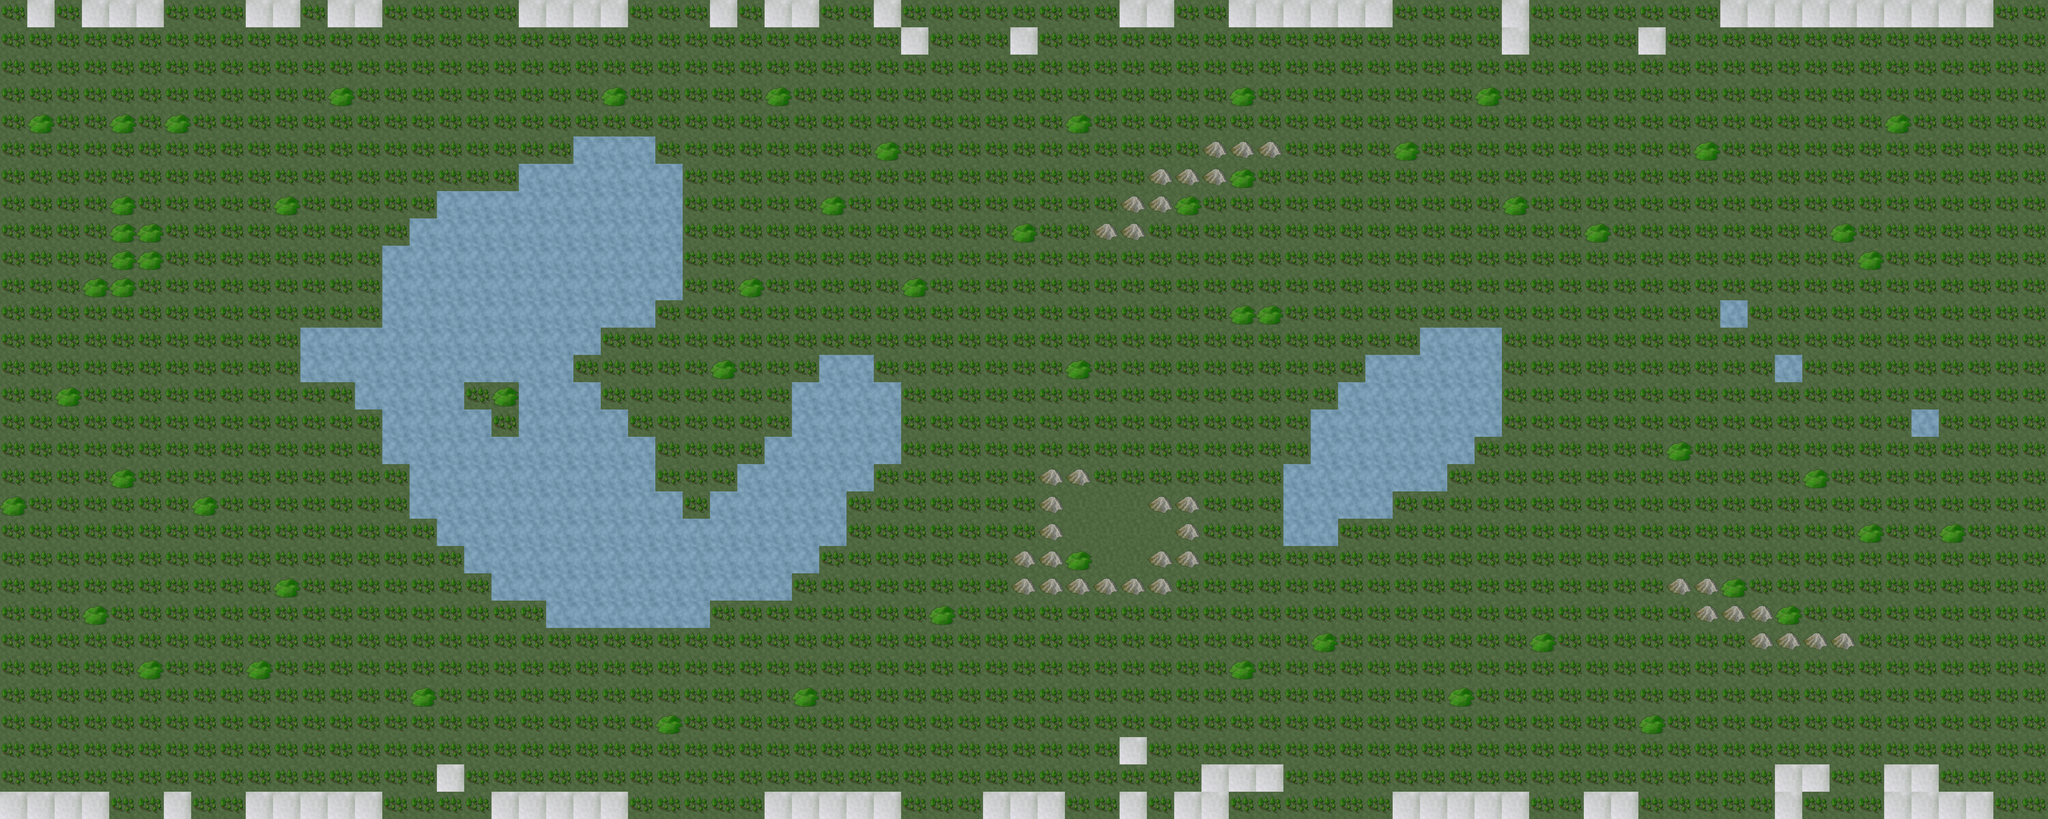

The image is a tile-based game level rendered from a .tmx file. Its description and complete source (layers, tilesets, objects, tile grids) follow:
An orthogonal 75x30 tile map with 64x64 px tiles, 1 tile layer (Tile Layer 1).

<map version="1.0" orientation="orthogonal" width="75" height="30" tilewidth="64" tileheight="64">
 <tileset firstgid="1" source="Conquests Tiles.tsx" />
 <layer name="Tile Layer 1" width="75" height="30">
  <data encoding="csv">
3,7,3,7,7,7,3,3,3,7,7,3,7,7,3,3,3,3,3,7,7,7,7,3,3,3,7,3,7,7,3,3,7,3,3,3,3,3,3,3,3,7,7,3,3,7,7,7,7,7,7,3,3,3,3,7,3,3,3,3,3,3,3,7,7,7,7,7,7,7,7,7,7,3,3,
3,3,3,3,3,3,3,3,3,3,3,3,3,3,3,3,3,3,3,3,3,3,3,3,3,3,3,3,3,3,3,3,3,7,3,3,3,7,3,3,3,3,3,3,3,3,3,3,3,3,3,3,3,3,3,7,3,3,3,3,7,3,3,3,3,3,3,3,3,3,3,3,3,3,3,
3,3,3,3,3,3,3,3,3,3,3,3,3,3,3,3,3,3,3,3,3,3,3,3,3,3,3,3,3,3,3,3,3,3,3,3,3,3,3,3,3,3,3,3,3,3,3,3,3,3,3,3,3,3,3,3,3,3,3,3,3,3,3,3,3,3,3,3,3,3,3,3,3,3,3,
3,3,3,3,3,3,3,3,3,3,3,3,4,3,3,3,3,3,3,3,3,3,4,3,3,3,3,3,4,3,3,3,3,3,3,3,3,3,3,3,3,3,3,3,3,4,3,3,3,3,3,3,3,3,4,3,3,3,3,3,3,3,3,3,3,3,3,3,3,3,3,3,3,3,3,
3,4,3,3,4,3,4,3,3,3,3,3,3,3,3,3,3,3,3,3,3,3,3,3,3,3,3,3,3,3,3,3,3,3,3,3,3,3,3,4,3,3,3,3,3,3,3,3,3,3,3,3,3,3,3,3,3,3,3,3,3,3,3,3,3,3,3,3,3,4,3,3,3,3,3,
3,3,3,3,3,3,3,3,3,3,3,3,3,3,3,3,3,3,3,3,3,1,1,1,3,3,3,3,3,3,3,3,4,3,3,3,3,3,3,3,3,3,3,3,5,5,5,3,3,3,3,4,3,3,3,3,3,3,3,3,3,3,4,3,3,3,3,3,3,3,3,3,3,3,3,
3,3,3,3,3,3,3,3,3,3,3,3,3,3,3,3,3,3,3,1,1,1,1,1,1,3,3,3,3,3,3,3,3,3,3,3,3,3,3,3,3,3,5,5,5,4,3,3,3,3,3,3,3,3,3,3,3,3,3,3,3,3,3,3,3,3,3,3,3,3,3,3,3,3,3,
3,3,3,3,4,3,3,3,3,3,4,3,3,3,3,3,1,1,1,1,1,1,1,1,1,3,3,3,3,3,4,3,3,3,3,3,3,3,3,3,3,5,5,4,3,3,3,3,3,3,3,3,3,3,3,4,3,3,3,3,3,3,3,3,3,3,3,3,3,3,3,3,3,3,3,
3,3,3,3,4,4,3,3,3,3,3,3,3,3,3,1,1,1,1,1,1,1,1,1,1,3,3,3,3,3,3,3,3,3,3,3,3,4,3,3,5,5,3,3,3,3,3,3,3,3,3,3,3,3,3,3,3,3,4,3,3,3,3,3,3,3,3,4,3,3,3,3,3,3,3,
3,3,3,3,4,4,3,3,3,3,3,3,3,3,1,1,1,1,1,1,1,1,1,1,1,3,3,3,3,3,3,3,3,3,3,3,3,3,3,3,3,3,3,3,3,3,3,3,3,3,3,3,3,3,3,3,3,3,3,3,3,3,3,3,3,3,3,3,4,3,3,3,3,3,3,
3,3,3,4,4,3,3,3,3,3,3,3,3,3,1,1,1,1,1,1,1,1,1,1,1,3,3,4,3,3,3,3,3,4,3,3,3,3,3,3,3,3,3,3,3,3,3,3,3,3,3,3,3,3,3,3,3,3,3,3,3,3,3,3,3,3,3,3,3,3,3,3,3,3,3,
3,3,3,3,3,3,3,3,3,3,3,3,3,3,1,1,1,1,1,1,1,1,1,1,3,3,3,3,3,3,3,3,3,3,3,3,3,3,3,3,3,3,3,3,3,4,4,3,3,3,3,3,3,3,3,3,3,3,3,3,3,3,3,1,3,3,3,3,3,3,3,3,3,3,3,
3,3,3,3,3,3,3,3,3,3,3,1,1,1,1,1,1,1,1,1,1,1,3,3,3,3,3,3,3,3,3,3,3,3,3,3,3,3,3,3,3,3,3,3,3,3,3,3,3,3,3,3,1,1,1,3,3,3,3,3,3,3,3,3,3,3,3,3,3,3,3,3,3,3,3,
3,3,3,3,3,3,3,3,3,3,3,1,1,1,1,1,1,1,1,1,1,3,3,3,3,3,4,3,3,3,1,1,3,3,3,3,3,3,3,4,3,3,3,3,3,3,3,3,3,3,1,1,1,1,1,3,3,3,3,3,3,3,3,3,3,1,3,3,3,3,3,3,3,3,3,
3,3,4,3,3,3,3,3,3,3,3,3,3,1,1,1,1,3,4,1,1,1,3,3,3,3,3,3,3,1,1,1,1,3,3,3,3,3,3,3,3,3,3,3,3,3,3,3,3,1,1,1,1,1,1,3,3,3,3,3,3,3,3,3,3,3,3,3,3,3,3,3,3,3,3,
3,3,3,3,3,3,3,3,3,3,3,3,3,3,1,1,1,1,3,1,1,1,1,3,3,3,3,3,3,1,1,1,1,3,3,3,3,3,3,3,3,3,3,3,3,3,3,3,1,1,1,1,1,1,1,3,3,3,3,3,3,3,3,3,3,3,3,3,3,3,1,3,3,3,3,
3,3,3,3,3,3,3,3,3,3,3,3,3,3,1,1,1,1,1,1,1,1,1,1,3,3,3,3,1,1,1,1,1,3,3,3,3,3,3,3,3,3,3,3,3,3,3,3,1,1,1,1,1,1,3,3,3,3,3,3,3,4,3,3,3,3,3,3,3,3,3,3,3,3,3,
3,3,3,3,4,3,3,3,3,3,3,3,3,3,3,1,1,1,1,1,1,1,1,1,3,3,3,1,1,1,1,1,3,3,3,3,3,3,5,5,3,3,3,3,3,3,3,1,1,1,1,1,1,3,3,3,3,3,3,3,3,3,3,3,3,3,4,3,3,3,3,3,3,3,3,
4,3,3,3,3,3,3,4,3,3,3,3,3,3,3,1,1,1,1,1,1,1,1,1,1,3,1,1,1,1,1,3,3,3,3,3,3,3,5,2,2,2,5,5,3,3,3,1,1,1,1,3,3,3,3,3,3,3,3,3,3,3,3,3,3,3,3,3,3,3,3,3,3,3,3,
3,3,3,3,3,3,3,3,3,3,3,3,3,3,3,3,1,1,1,1,1,1,1,1,1,1,1,1,1,1,1,3,3,3,3,3,3,3,5,2,2,2,2,5,3,3,3,1,1,3,3,3,3,3,3,3,3,3,3,3,3,3,3,3,3,3,3,3,4,3,3,4,3,3,3,
3,3,3,3,3,3,3,3,3,3,3,3,3,3,3,3,3,1,1,1,1,1,1,1,1,1,1,1,1,1,3,3,3,3,3,3,3,5,5,4,2,2,5,5,3,3,3,3,3,3,3,3,3,3,3,3,3,3,3,3,3,3,3,3,3,3,3,3,3,3,3,3,3,3,3,
3,3,3,3,3,3,3,3,3,3,4,3,3,3,3,3,3,3,1,1,1,1,1,1,1,1,1,1,1,3,3,3,3,3,3,3,3,5,5,5,5,5,5,3,3,3,3,3,3,3,3,3,3,3,3,3,3,3,3,3,3,5,5,4,3,3,3,3,3,3,3,3,3,3,3,
3,3,3,4,3,3,3,3,3,3,3,3,3,3,3,3,3,3,3,3,1,1,1,1,1,1,3,3,3,3,3,3,3,3,4,3,3,3,3,3,3,3,3,3,3,3,3,3,3,3,3,3,3,3,3,3,3,3,3,3,3,3,5,5,5,4,3,3,3,3,3,3,3,3,3,
3,3,3,3,3,3,3,3,3,3,3,3,3,3,3,3,3,3,3,3,3,3,3,3,3,3,3,3,3,3,3,3,3,3,3,3,3,3,3,3,3,3,3,3,3,3,3,3,4,3,3,3,3,3,3,3,4,3,3,3,3,3,3,3,5,5,5,5,3,3,3,3,3,3,3,
3,3,3,3,3,4,3,3,3,4,3,3,3,3,3,3,3,3,3,3,3,3,3,3,3,3,3,3,3,3,3,3,3,3,3,3,3,3,3,3,3,3,3,3,3,4,3,3,3,3,3,3,3,3,3,3,3,3,3,3,3,3,3,3,3,3,3,3,3,3,3,3,3,3,3,
3,3,3,3,3,3,3,3,3,3,3,3,3,3,3,4,3,3,3,3,3,3,3,3,3,3,3,3,3,4,3,3,3,3,3,3,3,3,3,3,3,3,3,3,3,3,3,3,3,3,3,3,3,4,3,3,3,3,3,3,3,3,3,3,3,3,3,3,3,3,3,3,3,3,3,
3,3,3,3,3,3,3,3,3,3,3,3,3,3,3,3,3,3,3,3,3,3,3,3,4,3,3,3,3,3,3,3,3,3,3,3,3,3,3,3,3,3,3,3,3,3,3,3,3,3,3,3,3,3,3,3,3,3,3,3,4,3,3,3,3,3,3,3,3,3,3,3,3,3,3,
3,3,3,3,3,3,3,3,3,3,3,3,3,3,3,3,3,3,3,3,3,3,3,3,3,3,3,3,3,3,3,3,3,3,3,3,3,3,3,3,3,7,3,3,3,3,3,3,3,3,3,3,3,3,3,3,3,3,3,3,3,3,3,3,3,3,3,3,3,3,3,3,3,3,3,
3,3,3,3,3,3,3,3,3,3,3,3,3,3,3,3,7,3,3,3,3,3,3,3,3,3,3,3,3,3,3,3,3,3,3,3,3,3,3,3,3,3,3,3,7,7,7,3,3,3,3,3,3,3,3,3,3,3,3,3,3,3,3,3,3,7,7,3,3,7,7,3,3,3,3,
7,7,7,7,3,3,7,3,3,7,7,7,7,7,3,3,3,3,7,7,7,7,7,3,3,3,3,3,7,7,7,7,7,3,3,3,7,7,7,3,3,7,3,7,7,3,3,3,3,3,3,7,7,7,7,7,3,3,7,7,3,3,3,3,3,7,3,3,3,7,7,7,7,3,3
</data>
 </layer>
</map>